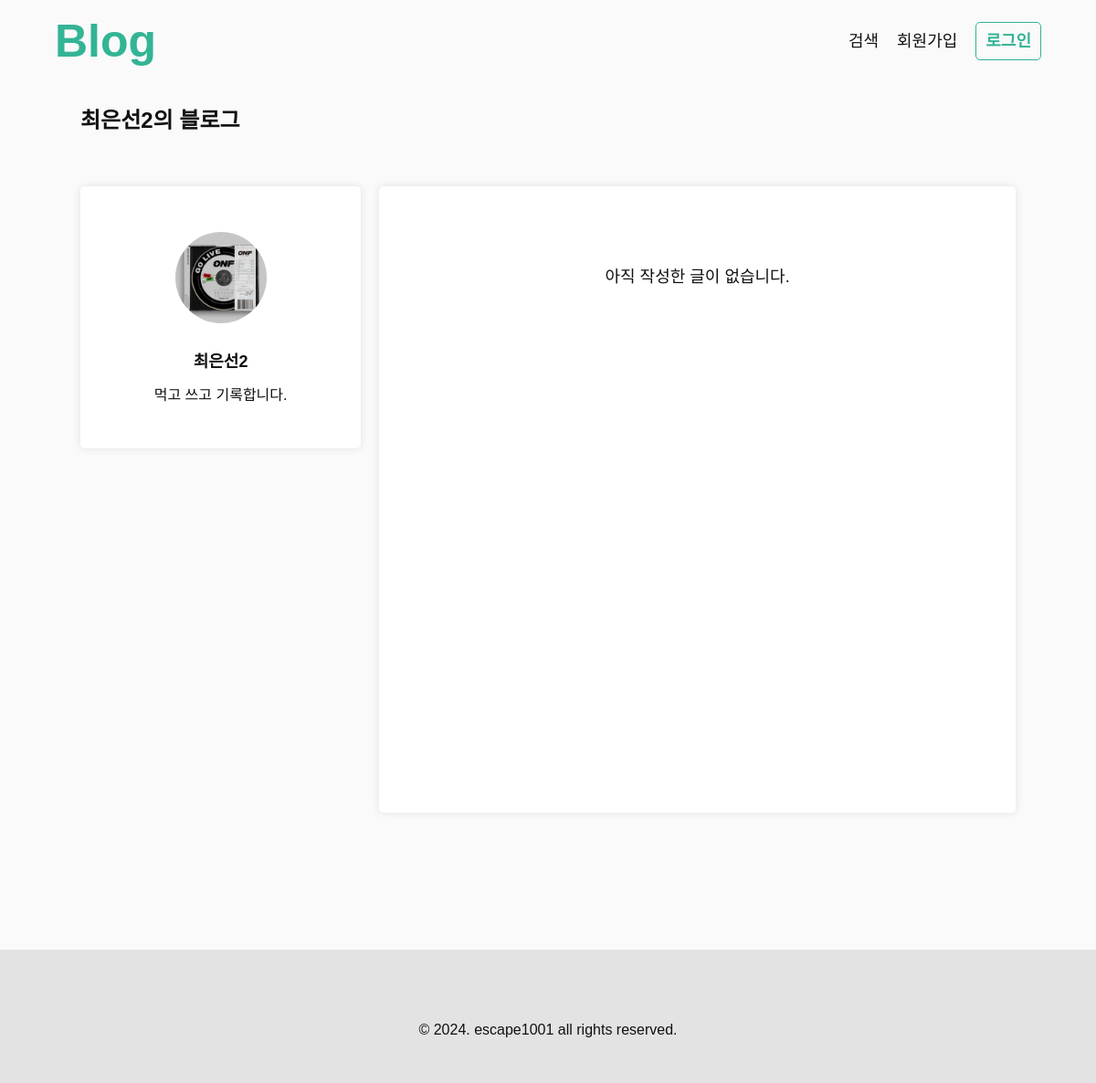
Before: /esc/ with the older database file.
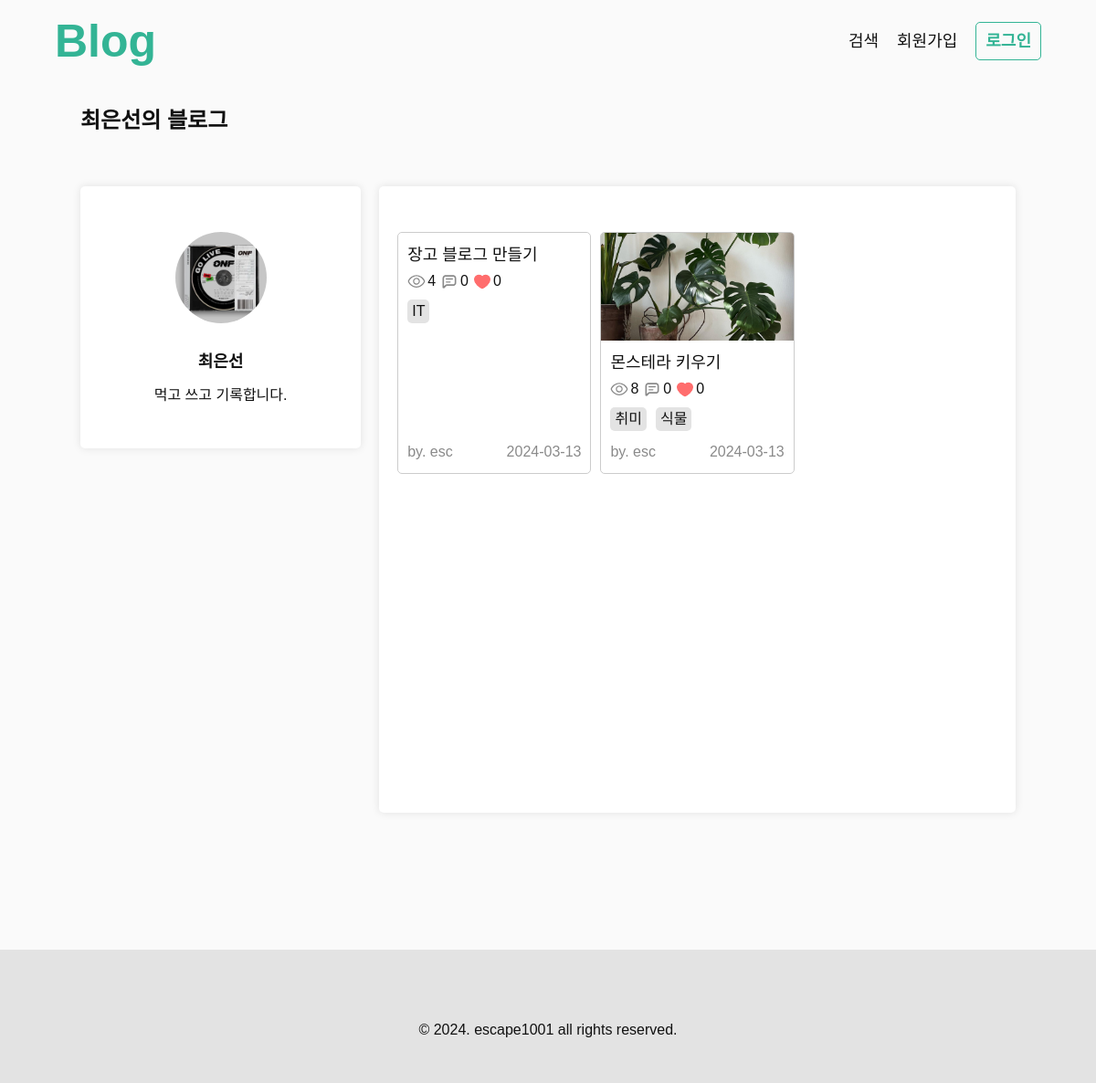
After: the same page with the newer database file.
### accounts/models.py (models this page shows, shortened)
class Profile(models.Model):
    user = models.ForeignKey(
        User, on_delete=models.CASCADE
    )
    nickname = models.CharField(max_length=10)
    introduce = models.CharField(max_length=150)
    profile_image = models.ImageField(
        upload_to="profile/%Y/%m/%d/", blank=True
    )

### blog/models.py (models this page shows, shortened)
class Post(models.Model):
    title=models.CharField(max_length=50)
    contents=tinymce_models.HTMLField()
    thumbnail_image = models.ImageField(
        upload_to="post/thumbnails/%Y/%m/%d/", blank=True
    )
    created_at = models.DateTimeField(auto_now_add=True)
    updated_at = models.DateTimeField(auto_now=True)
    author = models.ForeignKey(
        User, on_delete=models.CASCADE
    )
    tags = models.ManyToManyField('Tag', blank=True)
    view_count = models.PositiveIntegerField(default=0)

class Tag(models.Model):
    name = models.CharField(max_length=50, unique=True)

### accounts/views.py (the view)
# urls.py: path('<str:username>/', accounts_views.userhome, name="userhome"),
def userhome(request, username):
    user_obj = get_object_or_404(User, username=username)
    profile = Profile.objects.get(user=user_obj)
    posts = Post.objects.filter(author=user_obj).order_by('-pk')
    context = {
        "posts" : posts,
        "profile" : profile,
        "author" : user_obj,
    }
    return render(request, 'accounts/userhome.html', context)

### accounts/context_processors.py (called while the page is built)
def profile_info(request):
    profile = None
    if request.user.is_authenticated:
        try:
            profile = Profile.objects.get(user=request.user)
        except Profile.DoesNotExist:
            pass
    return {'profile': profile}

### templates/accounts/userhome.html (shortened to what this page needs)
{% extends "base/base.html" %}
{% load static %}
{% block content %}
<main class="userhome-wrapper center-content">
    <h2 class="section-title">{{profile.nickname}}의 블로그</h2>
    <div class="flex-area">
        <section class="profile-area">
            <div class="">
                {% if profile.profile_image %}
                <img class="profile-image" src="{{profile.profile_image.url}}" alt="{{profile.nickname}}의 프로필 이미지">
                {% else %}
                <img class="profile-image" src="{% static "assets/default_profile.png" %}">
                {% endif %}
                <div class="text-area">
                    <p>
                        {{profile.nickname}}
                    </p>
                    <p>
                        {{profile.introduce}}
                    </p>
                </div>
            </div>
        </section>
        <section class="post-area">
            <ul class="post-list">
                {% for post in posts %}
                <li class="box3">
                    <a href="{% url "post_detail" post.pk %}">
                        {% if post.thumbnail_image %}
                        <img src="{{post.thumbnail_image.url}}" alt="">
                        {% endif %}
                        <div class="content-box">
                            <div class="title-area">
                                <b class="title">{{post.title}}</b>
                                <ul>
                                    <li>
                                        <img src="{% static "assets/icon_view.svg" %}" alt="view">
                                        {{post.view_count}}
                                    </li>
                                    <li>
                                        <img src="{% static "assets/icon_comment.svg" %}" alt="comment">
                                        {{post.comments.count}}
                                    </li>
                                    <li>
                                        <img src="{% static "assets/icon_liked.svg" %}" alt="liked">
                                        {{post.likes.count}}
                                    </li>
                                </ul>
                            </div>
                            <ul class="tag-list">
                                {% for tag in post.tags.all %}
                                <li>{{tag.name}}</li>
                                {% endfor %}
                            </ul>
                        </div>
                        <div class="info-box">
                            <p>by. {{post.author}}</p>
                            <p>{{post.created_at|date:"Y-m-d"}}</p>
                        </div>
                    </a>
                </li>
                {% endfor %}
                {% if not posts %}
                <li class="empty">
                    아직 작성한 글이 없습니다.
                </li>
                {% endif %}
            </ul>
        </section>
    </div>
</main>
{% endblock %}

Changed rows visible on the page:
changed Profile "먹고 쓰고 기록합니다.": nickname "최은선2" → "최은선"
added Post: title "장고 블로그 만들기", view_count "4", comments.count "0", likes.count "0", author "esc", created_at "2024-03-13"
now on this page (row unchanged): Tag: name "IT", shown under "장고 블로그 만들기"
added Post: thumbnail_image (picture), title "몬스테라 키우기", view_count "8", comments.count "0", likes.count "0", author "esc", created_at "2024-03-13"
now on this page (row unchanged): Tag: name "취미", shown under "몬스테라 키우기"
now on this page (row unchanged): Tag: name "식물", shown under "몬스테라 키우기"
Other visible differences:
text no longer shown: "아직 작성한 글이 없습니다."
